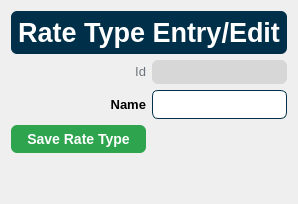
      <widget class="QWidget" name="pageRateTypeEntry">
       <layout class="QGridLayout" name="gridLayout_5">
        <item row="2" column="0">
         <widget class="QLabel" name="lblRateType_Name">
          <property name="styleSheet">
           <string notr="true">font-family: &quot;Helvetica&quot;;
font-weight: 700;
font-size: 10pt;</string>
          </property>
          <property name="text">
           <string>Name</string>
          </property>
          <property name="alignment">
           <set>Qt::AlignRight|Qt::AlignTrailing|Qt::AlignVCenter</set>
          </property>
         </widget>
        </item>
        <item row="1" column="1">
         <widget class="QLabel" name="lblRateTypeId">
          <property name="sizePolicy">
           <sizepolicy hsizetype="Preferred" vsizetype="Minimum">
            <horstretch>0</horstretch>
            <verstretch>0</verstretch>
           </sizepolicy>
          </property>
          <property name="styleSheet">
           <string notr="true">background-color: rgb(215, 215, 215);
border-radius: 6px;
font-family: &quot;Helvetica&quot;;
padding: 5px;</string>
          </property>
          <property name="text">
           <string/>
          </property>
         </widget>
        </item>
        <item row="1" column="0">
         <widget class="QLabel" name="lblRateTypeId_Label">
          <property name="sizePolicy">
           <sizepolicy hsizetype="Preferred" vsizetype="Maximum">
            <horstretch>0</horstretch>
            <verstretch>0</verstretch>
           </sizepolicy>
          </property>
          <property name="layoutDirection">
           <enum>Qt::LeftToRight</enum>
          </property>
          <property name="styleSheet">
           <string notr="true">color: #6c757d;
font-family: &quot;Helvetica&quot;;
font-weight: 300;
font-size: 10pt</string>
          </property>
          <property name="text">
           <string>Id</string>
          </property>
          <property name="alignment">
           <set>Qt::AlignRight|Qt::AlignTrailing|Qt::AlignVCenter</set>
          </property>
         </widget>
        </item>
        <item row="4" column="0" colspan="2">
         <spacer name="verticalSpacer">
          <property name="orientation">
           <enum>Qt::Vertical</enum>
          </property>
          <property name="sizeHint" stdset="0">
           <size>
            <width>20</width>
            <height>40</height>
           </size>
          </property>
         </spacer>
        </item>
        <item row="2" column="1">
         <widget class="QLineEdit" name="txtRateType_Name">
          <property name="styleSheet">
           <string notr="true">border: 1px solid #003049;
border-radius: 6px;
font-family: &quot;Helvetica&quot;;
font-size: 10pt;
padding: 5px;</string>
          </property>
          <property name="maxLength">
           <number>100</number>
          </property>
         </widget>
        </item>
        <item row="0" column="0" colspan="2">
         <widget class="QLabel" name="lblRateTypeEntry_Header">
          <property name="styleSheet">
           <string notr="true">border: 1px solid rgba(27, 31, 35, .15);
border-radius: 6px;
background-color: #003049;
color: #ffffff;
font-size: 20pt;
font-family: &quot;Helvetica&quot;;
font-style: normal;
font-weight: 700;
padding: 6px;</string>
          </property>
          <property name="text">
           <string>Rate Type Entry/Edit</string>
          </property>
          <property name="alignment">
           <set>Qt::AlignCenter</set>
          </property>
         </widget>
        </item>
        <item row="3" column="0">
         <widget class="QPushButton" name="btnSaveRateType">
          <property name="focusPolicy">
           <enum>Qt::NoFocus</enum>
          </property>
          <property name="styleSheet">
           <string notr="true">background-color: #2ea44f;
border: 1px solid rgba(27, 31, 35, .15);
border-radius: 6px;
color: #fff;
font-family: &quot;Helvetica&quot;;
font-size: 14px;
font-weight: 600;
line-height: 20px;
padding: 6px 16px;
position: relative;
text-align: center;
text-decoration: none;
vertical-align: middle;
white-space: nowrap;</string>
          </property>
          <property name="text">
           <string>Save Rate Type</string>
          </property>
         </widget>
        </item>
       </layout>
      </widget>
